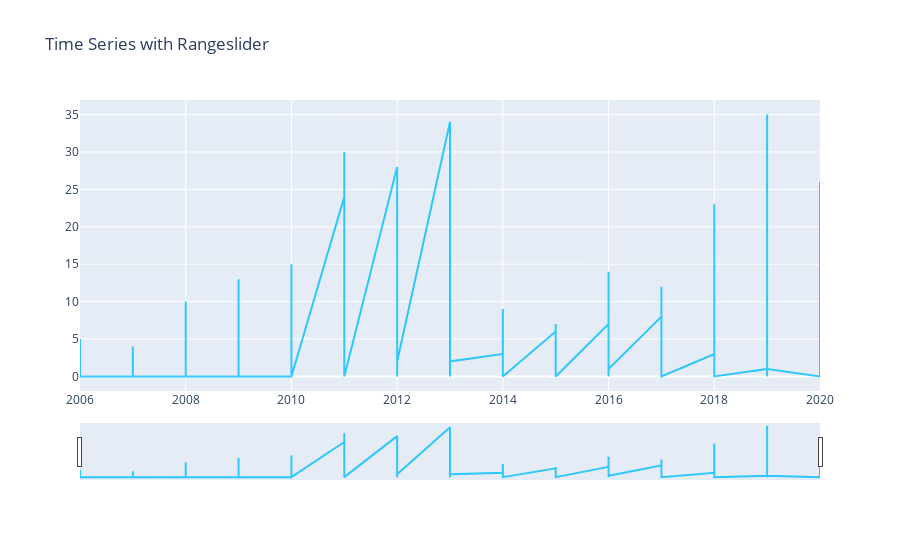

The cell this chart's notebook holds for it:
### Code cell
import plotly as py
import plotly.graph_objects as go
import pandas as pd
from plotly.offline import download_plotlyjs, init_notebook_mode, plot, iplot
init_notebook_mode(connected=True)    #THIS LINE IS MOST IMPORTANT AS THIS WILL DISPLAY PLOT ON 
#NOTEBOOK WHILE KERNEL IS RUNNING

#Time Series plot for knwoing the spread

fig = go.Figure()
fig.add_trace(go.Scatter(
                x=df.Year,
                y=df['Cases'],
                name="Cases",
                line_color='deepskyblue',
                opacity=0.8))

fig.update_layout(title_text='Time Series with Rangeslider',
                  xaxis_rangeslider_visible=True)
py.offline.iplot(fig)

### Figure 1 — Plotly figure (JSON) as saved in the notebook; plotly's stock layout.template omitted (floating-point values rounded to 4 significant figures; data arrays with more than 128 entries replaced by an {"elided": "..."} marker saying what was removed)
{"data": [{"line": {"color": "deepskyblue"}, "name": "Cases", "opacity": 0.8, "type": "scatter", "x": {"elided": "225 int values"}, "y": {"elided": "225 int values"}}], "layout": {"title": {"text": "Time Series with Rangeslider"}, "xaxis": {"rangeslider": {"visible": true}}}}
